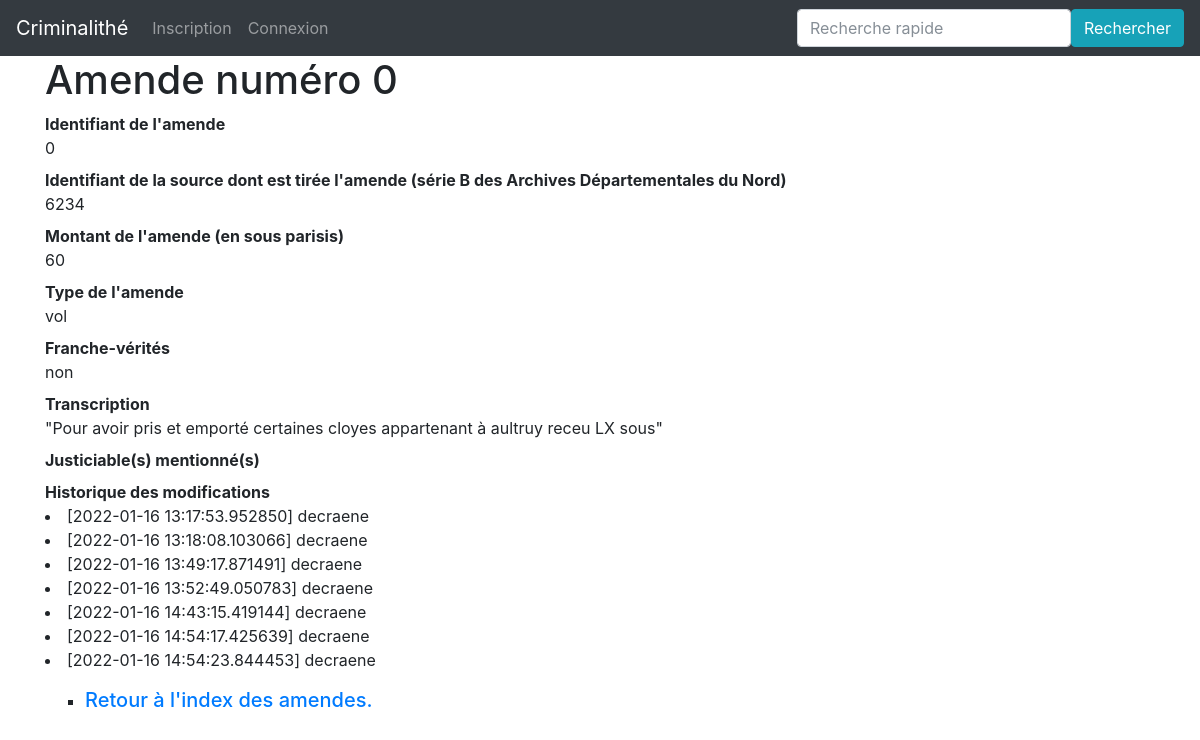
The app's page /amende/0 with its own data.
### app/modeles/donnees.py (models this page shows)
class Amendes(db.Model):
    amendes_id = db.Column(db.Integer, primary_key=True, unique=True, nullable=False, autoincrement=True)
    amendes_source_id = db.Column(db.Integer)
    amendes_montant = db.Column(db.Text)
    amendes_type = db.Column(db.Text)
    amendes_franche_verite = db.Column(db.Text)
    amendes_transcription = db.Column(db.Text)
    authorships = db.relationship("Authorship", back_populates="amende")

class Authorship(db.Model):
    __tablename__= "authorship"
    authorship_id = db.Column(db.Integer, nullable=True, autoincrement=True, primary_key=True)
    authorship_amendes_id = db.Column(db.Integer, db.ForeignKey("amendes.amendes_id"))
    authorship_user_id = db.Column(db.Integer, db.ForeignKey("user.user_id"))
    authorship_date = db.Column(db.DateTime, default=datetime.datetime.utcnow)
    authorship_personnes_id = db.Column(db.Integer, db.ForeignKey("personnes.personnes_id"))
    authorship_source_id = db.Column(db.Integer, db.ForeignKey("source.source_id"))
    user = db.relationship("User", back_populates="authorships")
    amende = db.relationship("Amendes", back_populates="authorships")
    personne = db.relationship("Personnes", back_populates="authorships")
    source = db.relationship("Source", back_populates="authorships")

### app/modeles/utilisateurs.py (models this page shows, shortened)
class User(UserMixin, db.Model):
    user_id = db.Column(db.Integer, primary_key=True)
    user_nom = db.Column(db.Text)
    user_login = db.Column(db.Text)
    user_email = db.Column(db.Text)
    user_password = db.Column(db.Text)
    authorships = db.relationship("Authorship", back_populates="user")

### app/routes/__init__.py (the view)
@app.route("/amende/<int:amendes_id>")
def amende(amendes_id):
    amende_unique = Amendes.query.filter(Amendes.amendes_id==amendes_id).first()
    return render_template("pages/amende.html", amende=amende_unique)

### app/templates/pages/amende.html (shortened to what this page needs)
{% extends "conteneur.html" %}
{% block corps %}
<h1>Amende numéro {{amende.amendes_id}}</h1>
<dl>
    <dt>Identifiant de l'amende</dt><dd>{{amende.amendes_id}}</dd>
    <dt>Identifiant de la source dont est tirée l'amende (série B des Archives Départementales du Nord)</dt><dd>{{amende.amendes_source_id}}</dd>
    <dt>Montant de l'amende (en sous parisis)</dt><dd>{{amende.amendes_montant}}</dd>
    <dt>Type de l'amende </dt><dd>{{amende.amendes_type}}</dd>
    <dt>Franche-vérités</dt><dd>{{amende.amendes_franche_verite}}</dd>
    <dt>Transcription</dt><dd>"{{amende.amendes_transcription}}"</dd>
    <dt> Justiciable(s) mentionné(s)</dt><dd> </dd>
    <dt>Historique des modifications</dt>
    <dt>
        <dd>
            {% for modification in amende.authorships %}
            <li>[{{modification.authorship_date}}] {{modification.user.user_nom}}</li>
            {% endfor %}
        </dd>
    </dt>
</dl>
<p>
    <ul type="square">
        <li><h5><a href="{{url_for('index_amendes')}}">Retour à l'index des amendes.</a></h5></li>
    </ul>
</p>
{% endblock %}

### records on screen
Amendes: amendes_id "0", amendes_source_id "6234", amendes_montant "60", amendes_type "vol", amendes_franche_verite "non", amendes_transcription "Pour avoir pris et emporté certaines cloyes appartenant à aultruy receu LX sous"
Authorship: authorship_date "2022-01-16 13:17:53.952850", user.user_nom "decraene"
Authorship: authorship_date "2022-01-16 13:18:08.103066", user.user_nom "decraene"
Authorship: authorship_date "2022-01-16 13:49:17.871491", user.user_nom "decraene"
Authorship: authorship_date "2022-01-16 13:52:49.050783", user.user_nom "decraene"
Authorship: authorship_date "2022-01-16 14:43:15.419144", user.user_nom "decraene"
Authorship: authorship_date "2022-01-16 14:54:17.425639", user.user_nom "decraene"
Authorship: authorship_date "2022-01-16 14:54:23.844453", user.user_nom "decraene"
